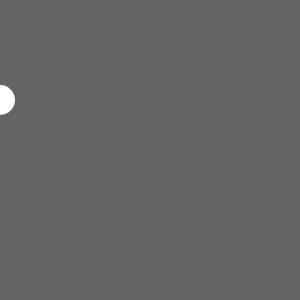
Frame 1 (no input)
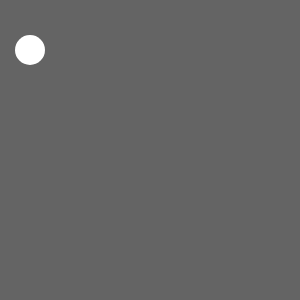
Frame 60 (no input)
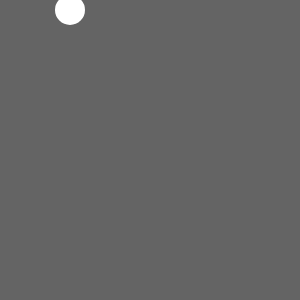
Frame 120 (the mouse pressed at the canvas centre since frame 60)

The p5.js sketch that drew these frames (run headless with seeded random() and noise() and a simulated clock; from frame 60 on, the mouse is pressed at the canvas centre):

// p5.js sketch
// ── sketch.js
var circleX = 0;
var circleY = 100;
var speedX = 10;
var speedY = 10;

function setup() {
  createCanvas(300, 300);
}


function draw() {
  background(100);
  noStroke();
  fill(255);
  ellipse(circleX, circleY, 30, 30);


  if (circleX > width || circleX < 0) {
    speedX = speedX * -1;
  }

  if (circleY > height || circleY < 0) {
    speedY = speedY * -1;
  }

  circleX = circleX + speedX;
  circleY = circleY + speedY;

}
